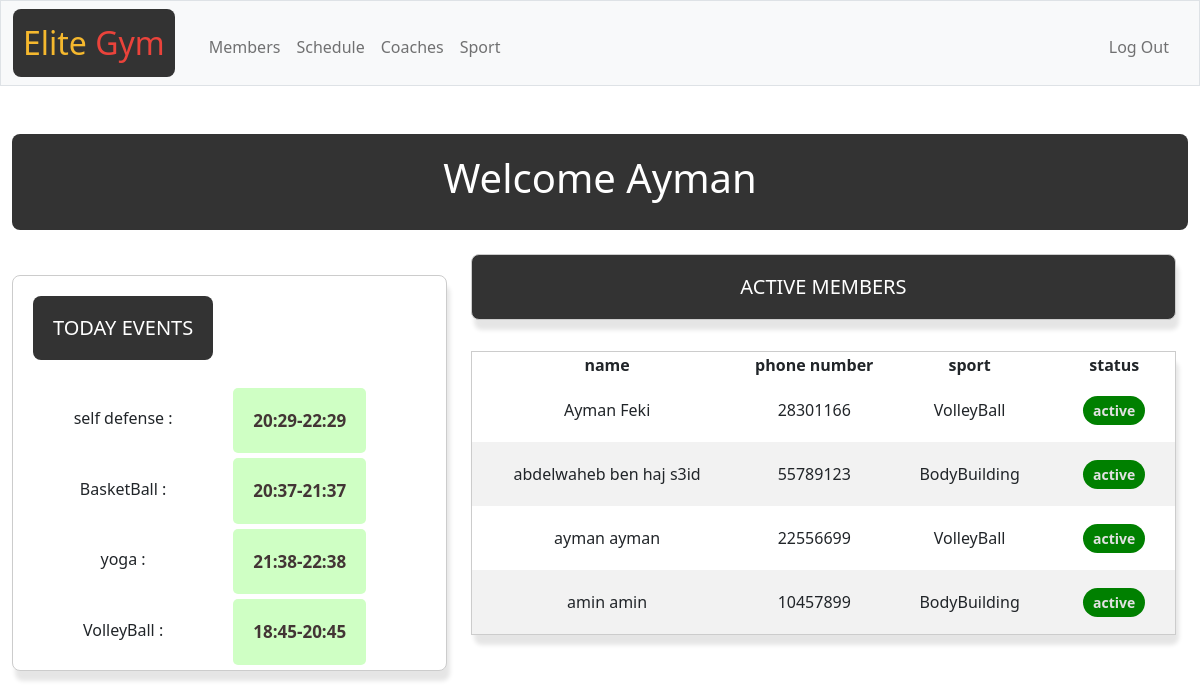
The app's page / (signed in) with its own data.
### tables this page shows
CREATE TABLE Admin(
    ad_id INTEGER PRIMARY KEY AUTOINCREMENT,
    ad_username varchar(20) UNIQUE , 
    ad_mail varchar(20) UNIQUE,hash TEXT UNIQUE       
);

CREATE TABLE client(
    cl_id           INTEGER   PRIMARY KEY AUTOINCREMENT,
    cl_Fname        TEXT      NOT NULL,
    cl_Lname        TEXT      NOT NULL,
    cl_num          INTEGER   UNIQUE
                              NOT NULL,
    cl_BD           TEXT,
    student         TEXT,
    CONSTRAINT CK_MEMBERSHIP CHECK (student IN ('yes', 'no', 'YES', 'NO', 'Yes', 'No') ) 
);

CREATE TABLE sport(
    sp_id integer PRIMARY KEY AUTOINCREMENT,
    sp_name varchar(20) NOT NULL,
    max_capacity INTEGER DEFAULT NULL
    
);

CREATE TABLE schedule(
    sc_id integer PRIMARY KEY AUTOINCREMENT,
    sp_id integer REFERENCES sport(sp_id) ON DELETE CASCADE,
    starts_at DATE,
    ends_at DATE,
    repeat_pattern TEXT,
    days text,
    start_date date,
    end_date DATE
);

### app.py (the view)
@app.route("/")
@login_required
def index():
        admin=db.execute("select ad_username from Admin where ad_id=?;",session["user_id"])
        current_day=datetime.datetime.now().strftime('%Y-%m-%d')
        active_member=db.execute("select cl_Fname,cl_Lname,cl_num,sp_name from member where starts_at<=? and ends_at >?",current_day,current_day)
        now = datetime.datetime.now()
        year = now.year
        month = now.month
        cal=generate_calendar(year,month)
        events=db.execute("select * from schedule where start_date<=? and end_date >=?;",current_day,current_day)
        current_events={}
        for activity in events:
            activity["sp_name"]=db.execute("select sp_name from sport where sp_id=?",activity["sp_id"])
            if activity["repeat_pattern"]!="irregular":
                    days=[day for day in activity["days"].split(",") if day]
                    for week in cal:
                        for day in range(7):
                            if str(day) in days and week[day]!=0 :
                                start_day_condition=(int(activity["start_date"][0:4])==year and int(activity["start_date"][5:7])==month  and week[day]<int(activity["start_date"][8:]))
                                end_day_condition=(int(activity["end_date"][0:4])==year and int(activity["end_date"][5:7])==month  and week[day]>int(activity["start_date"][8:]))
                                if not (start_day_condition) and not (end_day_condition ):
                                    formatted_date = '{:04d}-{:02d}-{:02d}'.format(year, month,week[day])
                                    current_events[str(activity["sc_id"])+formatted_date]=[formatted_date,activity["sp_name"][0]["sp_name"],activity["starts_at"],activity["ends_at"]]
            else:
                current_events[str(activity["sc_id"])+activity["start_date"]]=[activity["start_date"],activity["sp_name"][0]["sp_name"],activity["starts_at"],activity["ends_at"]]
        return render_template("index.html",active_member=active_member,current_events=current_events,current_day=current_day,admin=admin)

### app.py (called while the page is built)
def login_required(f):
    @wraps(f)
    def decorated_function(*args, **kwargs):
        if session.get("user_id") is None:
            return redirect("/login")
        return f(*args, **kwargs)
    return decorated_function

def generate_calendar(year, month):
        cal = calendar.monthcalendar(year, month)
        return cal

### templates/index.html (shortened to what this page needs)
{% extends "layout.html" %}
{% block main %}
    <header>
        <h1>Welcome {{admin[0].ad_username}}</h1>
    </header>
 <table class="custom-table-right">
  <h5 id="active-member">ACTIVE MEMBERS</h5>
  <thead>
    <tr>
      <th>name</th>
      <th>phone number</th>
      <th>sport</th>
      <th>status</th>
    </tr>
  </thead>
  <tbody>
    {% for m in active_member %}
  <tr class="table-row">
    <td>
      {{m.cl_Fname}} {{m.cl_Lname}}
    </td>
    <td>{{m.cl_num}}</td>
    <td>
      {{m.sp_name}}
    </td>
    <td> <span class="status-badge active-badge">active</span>
    </td>
  </tr>
  {% endfor %}
</tbody>
 </table>
<div class="custom-table-left">
  <table><tr>
    <td coslpan="2"><h5 id="title">TODAY EVENTS  </h5> </td></tr><tr>
      {% for event in current_events.values() %}
      {% if event[0] == current_day %}
      <tr><td>
     <h6> {{event[1]}} :</h6></td><td class="time"> {{event[2]}}-{{event[3]}}</td>
      </tr>
     {% endif %}
  {% endfor %}</td></tr></table>
</div>
{% endblock %}

### static/styles.css (style rules this page uses)
td { padding:20px; }
.status-badge { padding: 5px 10px; border-radius: 20px; font-size: 14px; font-weight: bold; }
.active-badge { background-color:green; color: rgb(226, 226, 226); }
.custom-table-right { float:right; flex:1; width:60%; border: 1px solid #ccc; border-radius: 8px; box-shadow: 3px 10px 4px rgba(0, 0, 0, 0.1); background-color: #fff; margin-right:1%; margin-top:2%; }
.custom-table-left { float:left; flex:1; width: 37%; border: 1px solid #ccc; border-radius: 8px; box-shadow: 3px 10px 4px rgba(0, 0, 0, 0.1); background-color: #fff; margin-top:-4.5%; }
.table-row:nth-child(even) { background-color: #f2f2f2; }
header { background-color: #333; color: white; text-align: center; padding: 20px; border-radius: 8px; }
.time { font-size: 17px; font-weight: bold; color: #433535; background-color: #cfffc4; margin-bottom:5px; border-radius: 5px; display: inline-block; }
#title { background-color: #333; color: white; text-align: center; padding: 20px; border-radius: 8px; }
#active-member { background-color: #333; color: white; text-align: center; padding: 20px; border-radius: 8px; float:right; flex:1; width:60%; border: 1px solid #ccc; border-radius: 8px; box-shadow: 3px 10px 4px rgba(0, 0, 0, 0.1); margin-right:1%; margin-top:2%; }

### records on screen
Admin: ad_username "Ayman"
client: cl_Fname "Ayman", cl_Lname "Feki", cl_num "28301166", sp_name "VolleyBall"
client: cl_Fname "abdelwaheb", cl_Lname "ben haj s3id", cl_num "55789123", sp_name "BodyBuilding"
client: cl_Fname "ayman", cl_Lname "ayman", cl_num "22556699", sp_name "VolleyBall"
client: cl_Fname "amin", cl_Lname "amin", cl_num "10457899", sp_name "BodyBuilding"
sport: sp_name "self defense"
schedule: starts_at "20:29", ends_at "22:29"
sport: sp_name "BasketBall"
schedule: starts_at "20:37", ends_at "21:37"
sport: sp_name "yoga"
schedule: starts_at "21:38", ends_at "22:38"
sport: sp_name "VolleyBall"
schedule: starts_at "18:45", ends_at "20:45"
